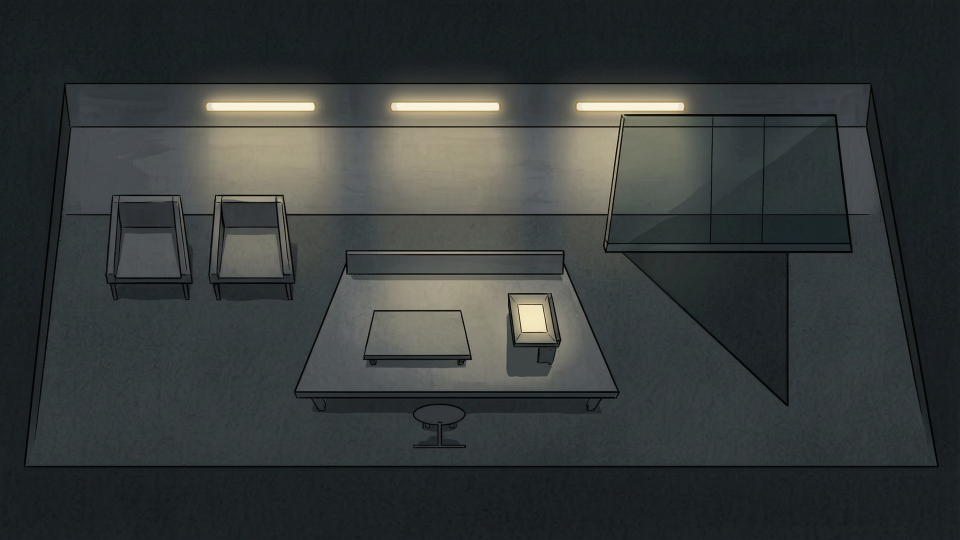
#> input picture art/staging/opening/axiom-opening-office-master-v1-m5-single-reference.png, 1920 x 1080 px (shown at 1/2 size)
$ python build-adrian-seated-working-review.py
#> lines starting #> are read from the running program, lines starting #| are printed output that depends on the picture
"""Create a deterministic diagnostic board for the rejected Adrian layer attempt."""
from pathlib import Path
from PIL import Image, ImageDraw, ImageFont

OUT = Path(__file__).resolve().parent.parent
M5 = OUT / "axiom-opening-office-master-v1-m5-single-reference.png"
ATTEMPT = OUT / "adrian-office-seated-working-v1-provider-flat.png"
for item in (M5, ATTEMPT):
    assert item.is_file(), item
FONT = Path("C:/Windows/Fonts/segoeui.ttf")
BOLD = Path("C:/Windows/Fonts/segoeuib.ttf")

def font(size, bold=False): return ImageFont.truetype(str(BOLD if bold else FONT), size)
def text(draw, xy, value, size=24, color="#e6edf1", bold=False): draw.text(xy, value, font=font(size, bold), fill=color)
def fit(image, bounds):
    copy = image.copy(); copy.thumbnail(bounds, Image.Resampling.LANCZOS); return copy

m5 = Image.open(M5).convert("RGB")
attempt = Image.open(ATTEMPT).convert("RGB")
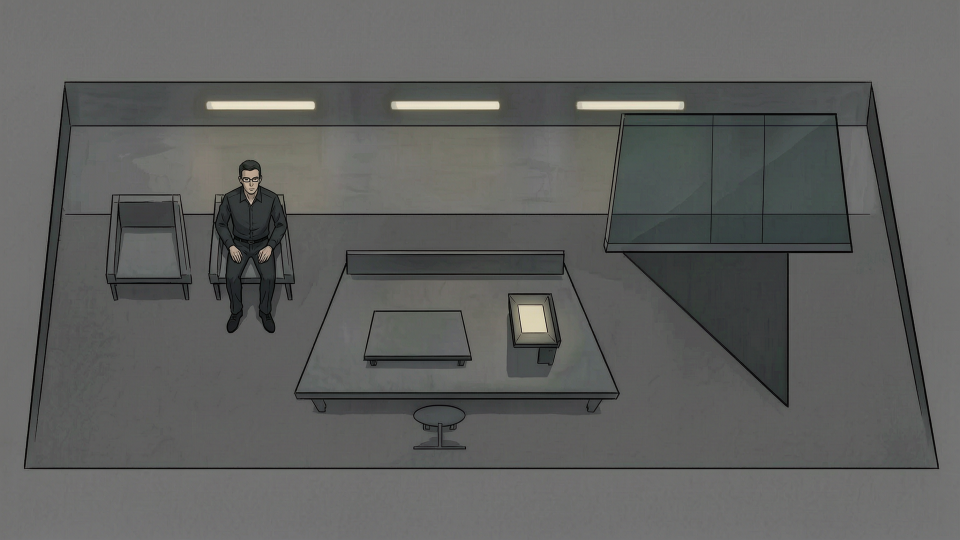
#> input picture art/staging/opening/adrian-office-seated-working-v1-provider-flat.png, 1920 x 1080 px (shown at 1/2 size)
assert m5.size == attempt.size == (1920, 1080)
board = Image.new("RGB", (2560, 1740), "#101923")
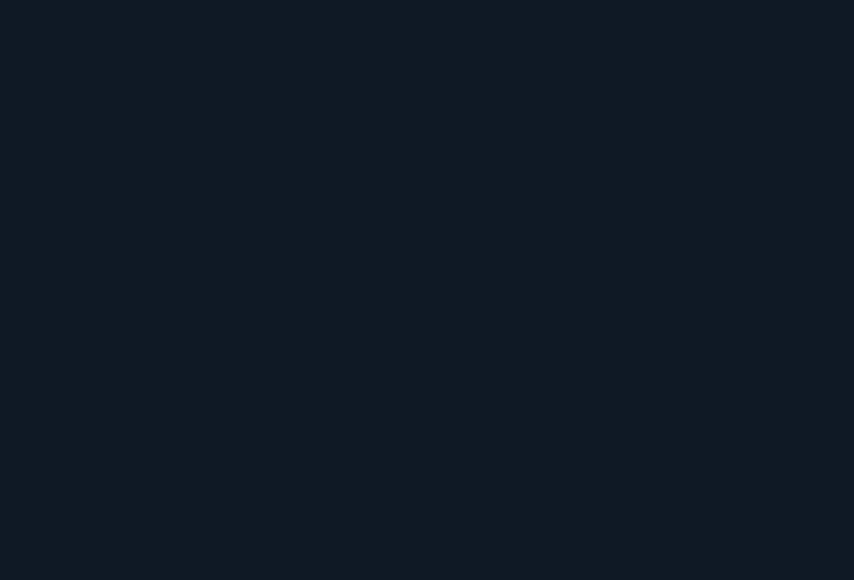
#> board: PIL image 2560x1740 RGB (shown at 1/3 size); mean R, G, B 16, 25, 35
draw = ImageDraw.Draw(board)
text(draw, (44, 28), "EVE / ADRIAN SEATED-WORKING REVIEW", 43, bold=True)
text(draw, (44, 88), "HUMAN REVIEW ONLY — ATTEMPT IS REJECTED; NO USABLE COMPOSITE EXISTS", 25, "#ff9696", True)
left = fit(m5, (1210, 681)); right = fit(attempt, (1210, 681))
#> in fit, `copy.thumbnail(bounds, Image.Resampling.LANCZOS)`:
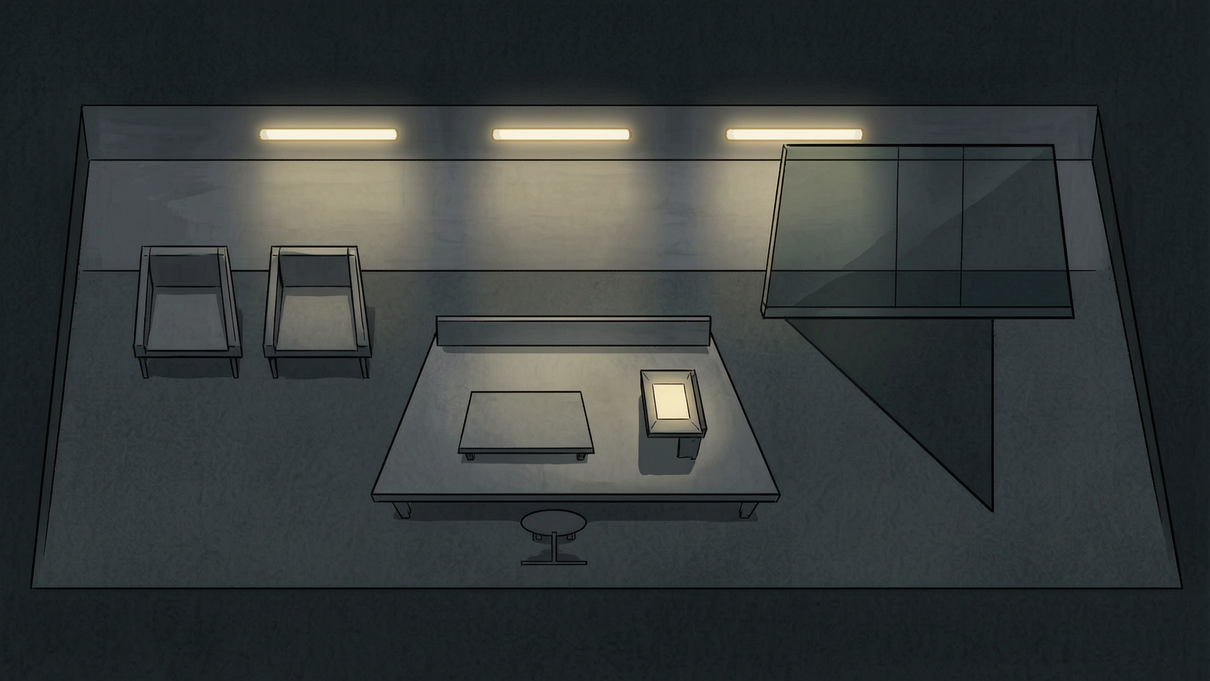
#> copy: PIL image 1210x681 RGB; mean R, G, B 54.4, 59.3, 59
#> call 2 of fit, with bounds = (1210, 681)
#> in fit (call 2), `copy.thumbnail(bounds, Image.Resampling.LANCZOS)`:
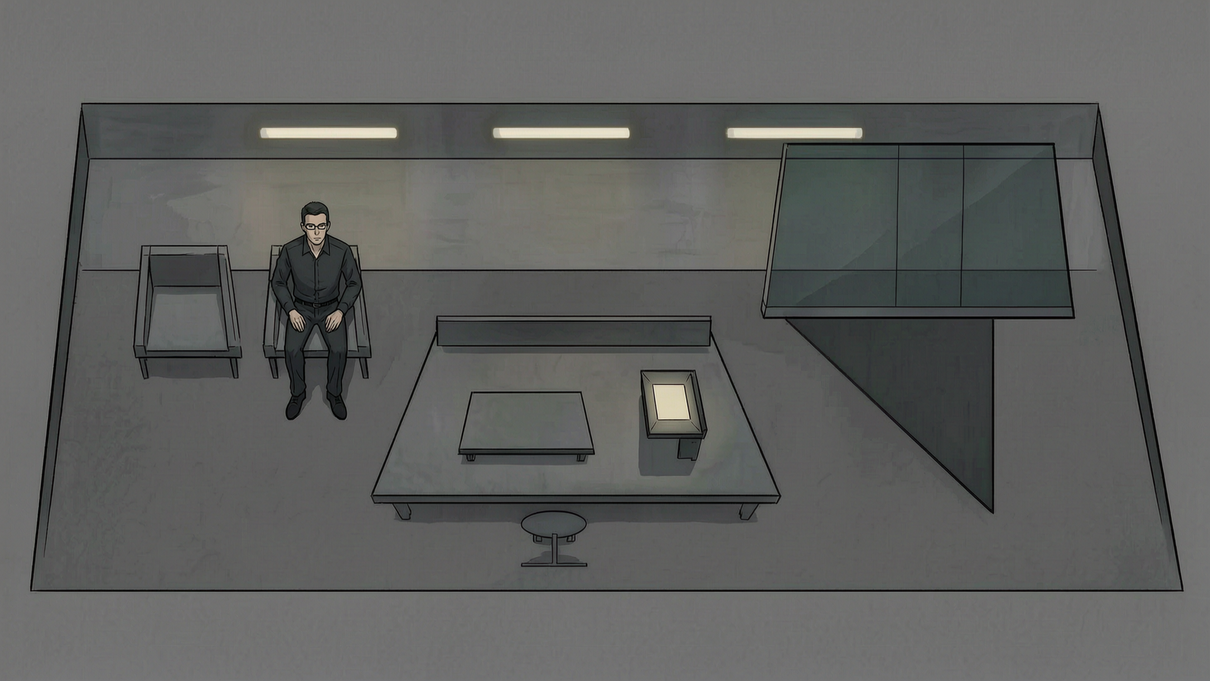
#> copy: PIL image 1210x681 RGB; mean R, G, B 96, 96.8, 95.2
board.paste(left, (44, 145)); board.paste(right, (1306, 145))
#> after `board.paste(left, (44, 145))`:
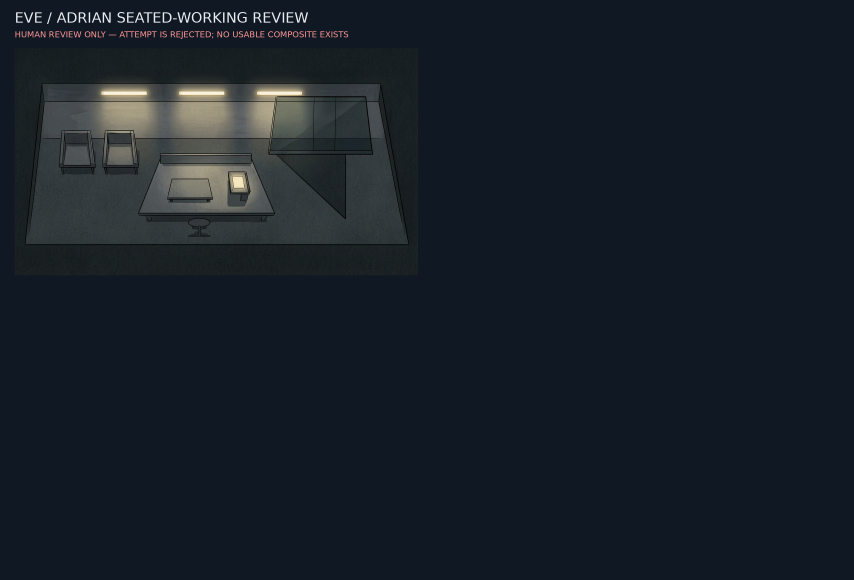
#> board: PIL image 2560x1740 RGB (shown at 1/3 size); mean R, G, B 23.8, 31.9, 40
#> after `board.paste(right, (1306, 145))`:
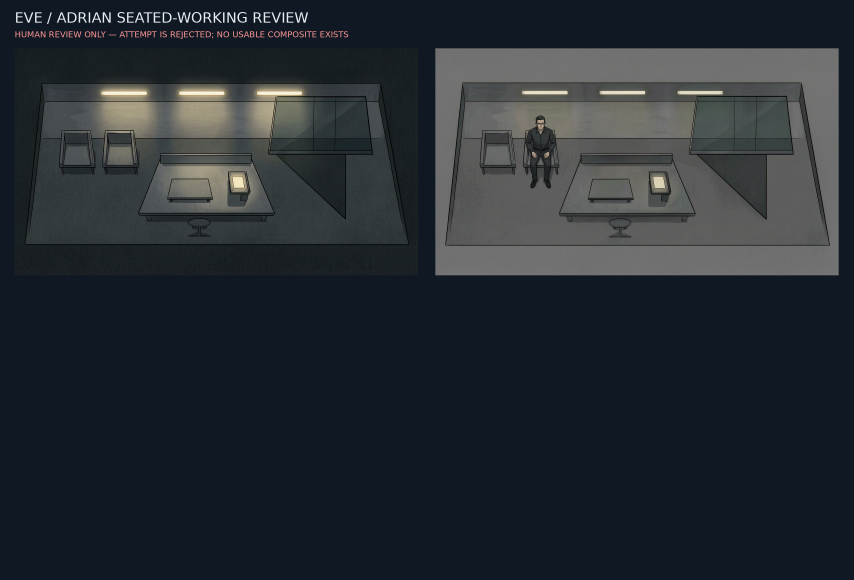
#> board: PIL image 2560x1740 RGB (shown at 1/3 size); mean R, G, B 38.6, 45.2, 51.1
text(draw, (44, 850), "Canonical M5 master / required Adrian desk and chair are central", 21, "#71d2c2", True)
text(draw, (1306, 850), "Provider output / background retained and altered; Adrian is at west workstation", 21, "#ff9696", True)
text(draw, (44, 940), "Blocking findings", 34, "#edc775", True)
findings = [
    ("Desk registration", "BLOCKING ISSUE", "Adrian is seated at the west neighboring workstation, not the approved central Adrian desk."),
    ("Chair registration", "BLOCKING ISSUE", "The required central desk chair is empty; the generated seating position does not register to it."),
    ("Extraction cleanliness", "BLOCKING ISSUE", "The provider retained and repainted the office despite the flat-neutral-backing instruction; no clean layer matte exists."),
    ("Environment preservation", "BLOCKING ISSUE", "Background pixels are baked and changed, so this is neither a layer nor a valid M5-plus-layer composite."),
    ("Identity / style", "MINOR ISSUE", "Glasses, charcoal clothing and 2D linework are broadly present, but cannot rescue the blocked layer contract."),
]
for index, (name, result, note) in enumerate(findings):
    y = 1010 + index * 112
    color = "#ff9696" if result == "BLOCKING ISSUE" else "#ffba80"
    text(draw, (44, y), f"{name} — {result}", 22, color, True)
    text(draw, (44, y + 36), note, 19, "#d5e1e5")
text(draw, (44, 1595), "A/B composite test: NOT CREATED AS A PRODUCTION PREVIEW. The source is not separable and would misrepresent M5 geometry.", 23, "#ff9696", True)
text(draw, (44, 1642), "Classification: REJECT. Exactly one paid output occurred; no retry, promotion, manifest integration or runtime binding.", 23, "#ff9696", True)
board.save(OUT / "adrian-office-seated-working-v1-review-board.png")
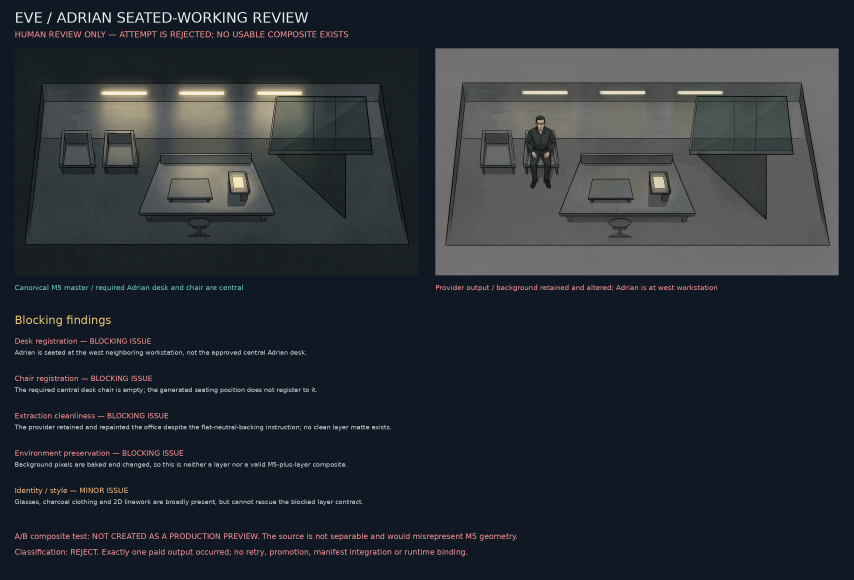
#> saved as adrian-office-seated-working-v1-review-board.png: PIL image 2560x1740 RGB (shown at 1/3 size); mean R, G, B 41.1, 47, 52.8
print("Created rejected Adrian seated-working diagnostic board.")
